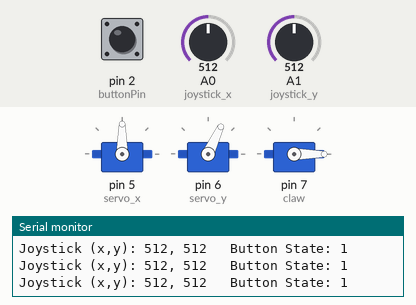
Bench run of a sketch on a simulated Arduino Uno, built with avr-gcc and run on an emulated ATmega328P. Parts: 3 × servo, the last lines printed to the serial monitor. The inputs (shaded band) are chosen by the test bench; at power-on: A0 (joystick_x) = 512, A1 (joystick_y) = 512, pin 2 (buttonPin) HIGH.

Above: at 1.2 s.
1.3 s: A0 (joystick_x) set to 110
At 1.6 s:
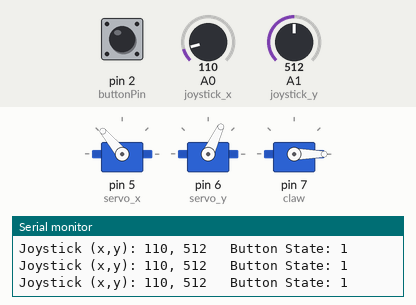
2.8 s: A0 (joystick_x) set to 91
At 3.1 s:
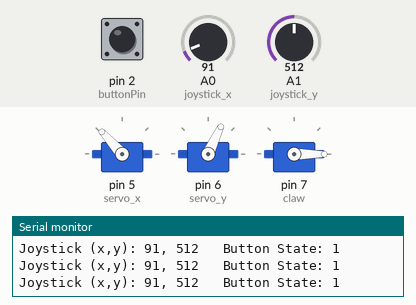
5.8 s: A1 (joystick_y) set to 109
At 6.5 s:
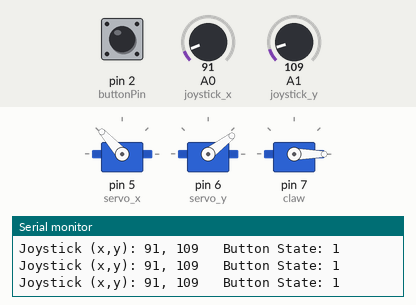
7.3 s: A1 (joystick_y) set to 94
At 8.3 s:
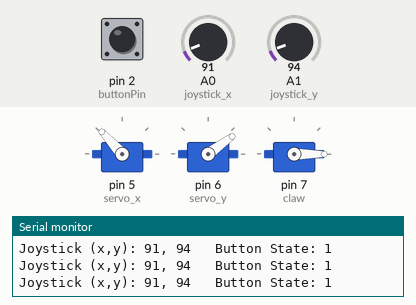
10.3 s: pin 2 (buttonPin) pulled LOW for 0.15 s
At 10.43 s:
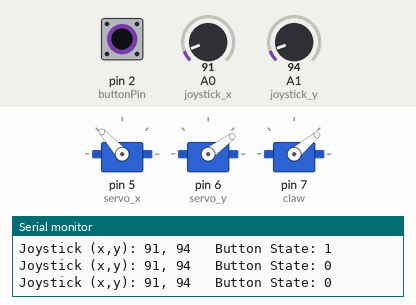
12.0 s: A0 (joystick_x) set to 11
At 13.2 s:
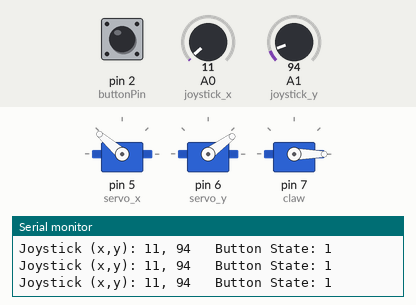
13.5 s: A0 (joystick_x) set to 8
Timing chart, 0 to 16.0 s (numbered marks = the images above; inputs shaded):
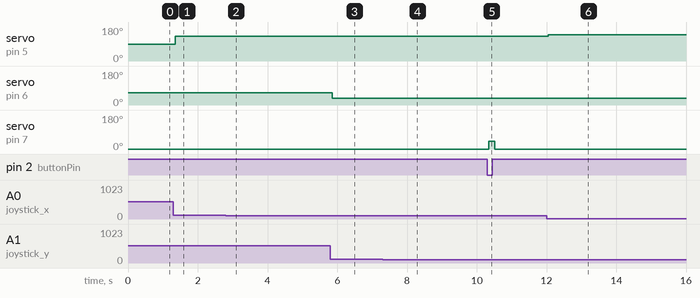

Measured:
- after the input at 1.3 s, servo on pin 5 (servo_x): 90° → 130° after 0.05 s
- after the input at 2.8 s, servo on pin 5 (servo_x): 130° → 132° after 0.06 s
- after the input at 5.8 s, servo on pin 6 (servo_y): 65° → 37° after 0.06 s
- after the input at 7.3 s, servo on pin 6 (servo_y): 37° → 36° after 0.08 s
- after the input at 10.3 s, servo on pin 7 (claw): 0° → 40° after 0.05 s, → 0° 0.17 s later
- after the input at 12.0 s, servo on pin 5 (servo_x): 132° → 139° after 0.05 s
- after the input at 13.5 s, servo on pin 5 (servo_x): 139° → 140° after 0.08 s

The sketch:

claw.ino
```cpp
//Wer're using servos so we need to include the servo library
#include <Servo.h>

//Define the pins and servos. The joysticks can give more outputs than just HIGH and LOW so you need to put them on the analog pins
const int joystick_x = A0;
const int joystick_y = A1;
const int buttonPin = 2;

Servo servo_x;
Servo servo_y;
Servo claw;

//These will be used to record the inputs from the joystick
int x_pos;
int y_pos;
int buttonState;

int servox_angle;
int servoy_angle;

//This code runs once
void setup() {
  pinMode(joystick_x, INPUT);
  pinMode(joystick_y, INPUT);
  pinMode(buttonPin, INPUT_PULLUP); //When the button is not pressed, it's in an ambiguous state. INPUT_PULLUP makes it so when the button is not pressed, we read HIGH and when the button is pressed it reads LOW

  //Attatch the servos to the right pins
  servo_x.attach(5);
  servo_y.attach(6);
  claw.attach(7);

  Serial.begin(9600);  //Start the printer
}


//This code will run forever!
void loop() {
  //Read the values from the joysticks
  x_pos = analogRead(joystick_x);
  y_pos = analogRead(joystick_y);
  buttonState = digitalRead(buttonPin);

  //Print all the values from the joysticks
  Serial.print("Joystick (x,y): ");
  Serial.print(x_pos);
  Serial.print(", ");
  Serial.print(y_pos);
  Serial.print("   Button State: ");
  Serial.println(buttonState);

  //The joystick does values from 0-1023, we want to map those to a smaller range of values for the servos
  servox_angle = map(x_pos, 0, 1023, 140, 40);
  servoy_angle = map(y_pos, 0, 1023, 30, 100);

  //Write the angles to the servos
  servo_x.write(servox_angle);
  servo_y.write(servoy_angle);

  if (buttonState == 0){ //If button pressed
    claw.write(40); //Open the claw
  }
  else{
    claw.write(0); //Otherwise close the claw
  }

}
```
